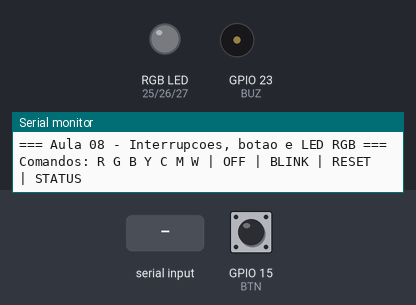
Recording of a sketch running on a simulated ESP32. On the bench: an RGB LED mixed from three pins (HIGH = lit), buzzer (waves = sounding), the last lines printed to the serial monitor. Inputs (shaded band) come from the test bench; at power-on: GPIO 15 (BTN) HIGH.

Above: at 2.2 s.
2.3 s: GPIO 15 (BTN) pulled LOW for 0.15 s
At 2.31 s:
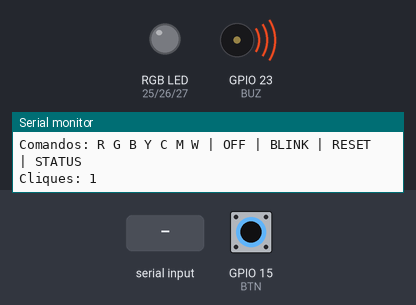
3.9 s: "R\n" received over Serial
At 4.9 s:
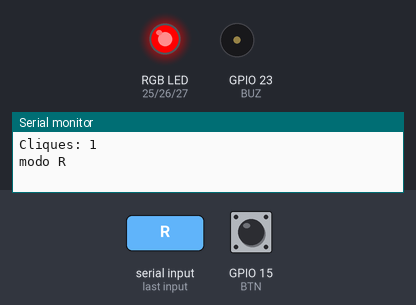
5.4 s: "G\n" received over Serial
At 6.0 s:
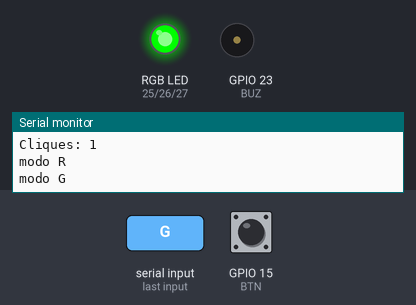
6.9 s: "B\n" received over Serial
At 7.2 s:
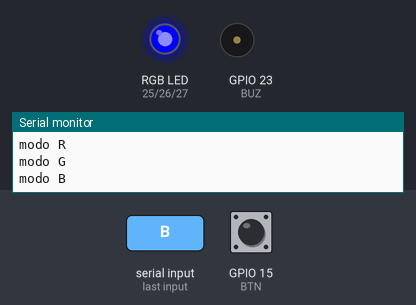
8.4 s: "Y\n" received over Serial
At 9.5 s:
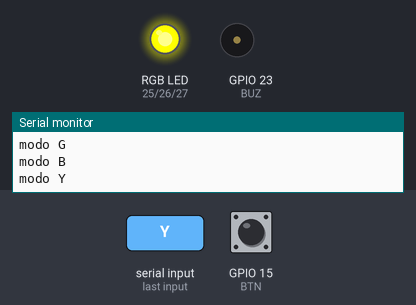
9.9 s: GPIO 15 (BTN) pulled LOW for 1 s
At 9.91 s:
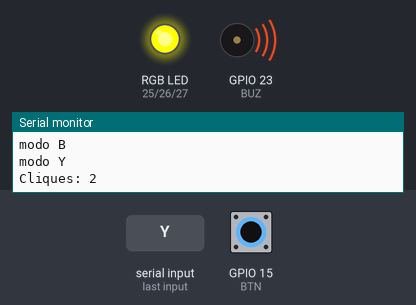
Timing chart, 0 to 12.9 s (numbered marks = the images above; inputs shaded):
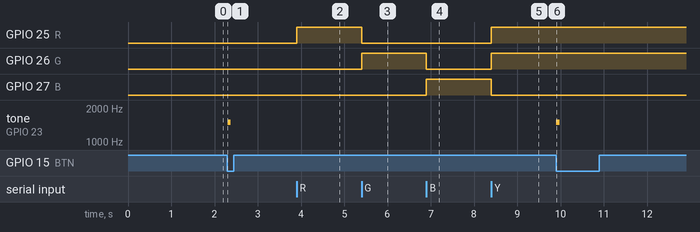

The sketch:

sketch.ino
```cpp
/*
  FIAP - Edge Computing - Aula 08
  Interrupcoes e o botao push

  ESP32 + push button (interrupcao) + LED RGB (catodo comum) + buzzer

  Ligacoes:
    Botao   -> GPIO 15 e GND          (INPUT_PULLUP, borda FALLING)
    LED RGB -> R: GPIO 25 / G: GPIO 26 / B: GPIO 27, cada um com 220 ohm
               COM (catodo) -> GND
    Buzzer  -> (+) GPIO 23 / (-) GND

  Comandos no Serial Monitor (115200 bps, digite e tecle Enter):
    R  G  B  Y  C  M  W   -> acende a cor
    OFF                   -> apaga
    BLINK                 -> pisca branco (sem travar o loop)
    RESET                 -> zera o contador de cliques
    STATUS                -> mostra contador e modo atual

  No Wokwi do VS Code a simulacao pausa se a aba dela nao estiver visivel, e o
  Serial Monitor fica mudo (nao recebe nem envia). Se acontecer: F1 ->
  "Wokwi: Restart Simulation" (ou "Wokwi: Resume Simulation") e digite os
  comandos no painel que fica dentro da propria aba da simulacao.

  Nenhuma biblioteca externa e necessaria.
*/

#include <Arduino.h>

// ------------------------------------------------------------------ pinos
const int BTN = 15;               // botao (INPUT_PULLUP)
const int R   = 25;               // canal vermelho do LED RGB
const int G   = 26;               // canal verde
const int B   = 27;               // canal azul
const int BUZ = 23;               // buzzer (opcional)
const int CANAL_BUZ = 0;          // canal LEDC do buzzer (o tone() usa o 0)

// ------------------------------------------- variaveis compartilhadas
// "volatile" avisa o compilador que estas variaveis mudam fora do fluxo
// normal do programa (dentro da ISR). Sem isso o compilador pode guardar
// o valor num registrador e o loop nunca enxergar a atualizacao.
volatile unsigned long contador = 0;    // total de cliques validos
volatile unsigned long ultimo   = 0;    // instante do ultimo clique aceito
volatile bool          clique   = false; // flag: "houve um clique novo"

// ----------------------------------------------------------- parametros
const unsigned long DEBOUNCE_MS = 200;  // janela que ignora o repique do contato
const unsigned long BLINK_MS    = 250;  // meio periodo do piscar

// --------------------------------------------------------------- estado
String modo = "OFF";                    // modo atual do LED
unsigned long ultimoBlink = 0;          // controle de tempo do BLINK
bool blinkAceso = false;                // fase atual do piscar

// ====================================================================
// ISR - Interrupt Service Routine
// IRAM_ATTR mantem a funcao na RAM interna do ESP32: ela precisa estar
// sempre acessivel, mesmo quando a flash esta ocupada.
// Regra de ouro: a ISR e CURTA. Ela so faz o debounce, conta e levanta
// a flag. Imprimir na serial ou tocar o buzzer fica para o loop.
// ====================================================================
void IRAM_ATTR isrBotao() {
  unsigned long agora = millis();
  if (agora - ultimo > DEBOUNCE_MS) {   // ignora repiques
    contador++;
    clique = true;
    ultimo = agora;
  }
}

// --------------------------------------------------------------- LED RGB
// LED RGB de CATODO comum: o comum vai ao GND, entao nivel ALTO acende.
// (Se o seu LED for de ANODO comum, o comum vai ao 3V3 e a logica inverte:
//  troque por digitalWrite(R, !r); e assim por diante.)
void setRGB(bool r, bool g, bool b) {
  digitalWrite(R, r);
  digitalWrite(G, g);
  digitalWrite(B, b);
}

// Traduz o texto do comando em uma cor. Devolve false se nao reconhecer.
bool aplicarCor(const String& c) {
  if      (c == "R")   setRGB(1, 0, 0);   // vermelho
  else if (c == "G")   setRGB(0, 1, 0);   // verde
  else if (c == "B")   setRGB(0, 0, 1);   // azul
  else if (c == "Y")   setRGB(1, 1, 0);   // amarelo  = R + G
  else if (c == "M")   setRGB(1, 0, 1);   // magenta  = R + B
  else if (c == "C")   setRGB(0, 1, 1);   // ciano    = G + B
  else if (c == "W")   setRGB(1, 1, 1);   // branco   = R + G + B
  else if (c == "OFF") setRGB(0, 0, 0);   // apagado
  else return false;
  return true;
}

void mostrarAjuda() {
  Serial.println(F("Comandos: R G B Y C M W | OFF | BLINK | RESET | STATUS"));
}

// ==================================================================== setup
void setup() {
  Serial.begin(115200);
  delay(1000);                          // da tempo do Serial Monitor conectar

  pinMode(BTN, INPUT_PULLUP);           // resistor interno: solto = HIGH
  pinMode(R, OUTPUT);
  pinMode(G, OUTPUT);
  pinMode(B, OUTPUT);
  pinMode(BUZ, OUTPUT);

  setRGB(0, 0, 0);                      // comeca apagado

  // O tone() do core Arduino-ESP32 2.0.x chama ledcAttachPin() ANTES de
  // configurar o canal LEDC. ledcAttachPin() le o duty de um canal que ainda
  // nao existe, e o driver do ESP-IDF registra no Serial Monitor:
  //     E (12377) ledc: ledc_get_duty(745): LEDC is not initialized
  // Criar o canal aqui - antes de qualquer tone() - elimina esse log.
  ledcSetup(CANAL_BUZ, 2000, 10);       // canal LEDC do buzzer: 2 kHz, 10 bits
  ledcAttachPin(BUZ, CANAL_BUZ);        // liga o pino ao canal (duty 0 = mudo)

  // Liga a interrupcao: quando o pino do botao for de HIGH para LOW
  // (FALLING = borda de descida), o hardware chama isrBotao().
  attachInterrupt(digitalPinToInterrupt(BTN), isrBotao, FALLING);

  Serial.println();
  Serial.println(F("=== Aula 08 - Interrupcoes, botao e LED RGB ==="));
  mostrarAjuda();
}

// ===================================================================== loop
void loop() {

  // ---------------- 1) evento do botao, registrado pela interrupcao -------
  if (clique) {
    clique = false;                     // consome o evento

    // Copia o contador com as interrupcoes desligadas: ele tem 32 bits e
    // poderia ser alterado pela ISR no meio da leitura.
    noInterrupts();
    unsigned long total = contador;
    interrupts();

    Serial.print(F("Cliques: "));
    Serial.println(total);

    tone(BUZ, 1500, 80);                // bip curto de 80 ms (nao trava o loop)
  }

  // ---------------- 2) comandos digitados no Serial Monitor ---------------
  if (Serial.available()) {
    String c = Serial.readStringUntil('\n');
    c.trim();                           // remove espacos e o \r do Enter
    c.toUpperCase();                    // aceita "off", "Off", "OFF"

    if (c.length() == 0) {
      // linha vazia: ignora

    } else if (c == "RESET") {
      noInterrupts();                   // acesso seguro a variavel da ISR
      contador = 0;
      ultimo   = 0;
      interrupts();
      Serial.println(F("contador zerado"));

    } else if (c == "BLINK") {
      modo = "BLINK";
      ultimoBlink = millis();
      blinkAceso  = false;
      Serial.println(F("modo BLINK"));

    } else if (c == "STATUS") {
      noInterrupts();
      unsigned long total = contador;
      interrupts();
      Serial.print(F("Cliques: "));
      Serial.print(total);
      Serial.print(F(" | modo: "));
      Serial.println(modo);

    } else if (aplicarCor(c)) {
      modo = c;                         // sai do BLINK ao escolher uma cor
      Serial.println("modo " + c);

    } else {
      Serial.println("comando desconhecido: " + c);
      mostrarAjuda();
    }
  }

  // ---------------- 3) modo BLINK sem travar o loop -----------------------
  // Com delay(250) o programa ficaria cego por meio segundo a cada volta e
  // os comandos da serial demorariam a ser lidos. Com millis() o loop
  // continua girando e so troca o estado do LED quando o tempo vence.
  if (modo == "BLINK" && millis() - ultimoBlink >= BLINK_MS) {
    ultimoBlink = millis();
    blinkAceso  = !blinkAceso;
    setRGB(blinkAceso, blinkAceso, blinkAceso);   // branco piscando
  }
}
```

Measured:
- after the input at 2.3 s, tone on GPIO 23 (BUZ): silent → 1500 Hz at once, → silent 0.08 s later
- after the input at 3.9 s, GPIO 25 (R): LOW → HIGH at once
- after the input at 5.4 s, GPIO 25 (R): HIGH → LOW at once; GPIO 26 (G): LOW → HIGH at once
- after the input at 6.9 s, GPIO 26 (G): HIGH → LOW at once; GPIO 27 (B): LOW → HIGH at once
- after the input at 8.4 s, GPIO 25 (R), GPIO 26 (G): LOW → HIGH at once; GPIO 27 (B): HIGH → LOW at once
- after the input at 9.9 s, tone on GPIO 23 (BUZ): silent → 1500 Hz at once, → silent 0.08 s later
